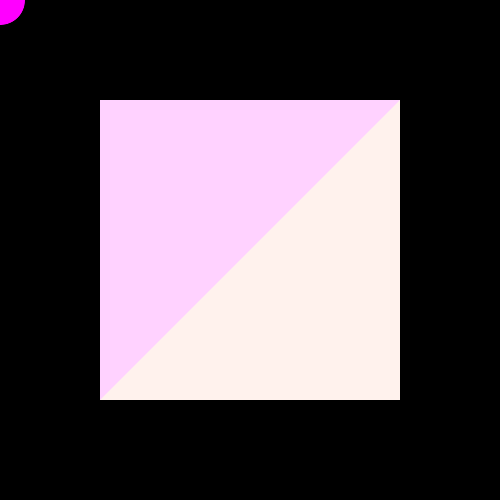
Frame 1 (no input)
Frame 60 (the mouse pressed at the canvas centre just before this capture): identical to frame 1, image omitted
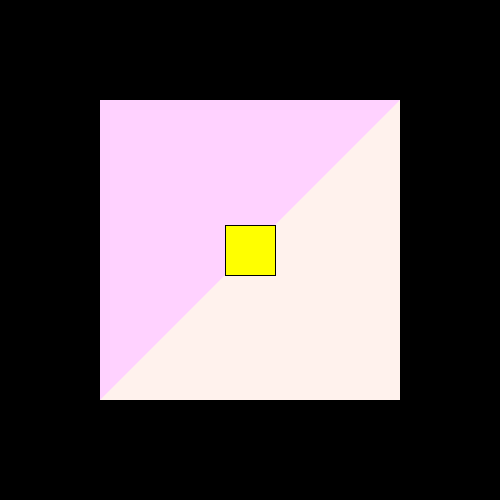
Frame 120 (the mouse held since frame 60 and released just before this capture)

The Processing sketch that drew these frames (run headless with seeded random() and noise(); from frame 60 on, the mouse is pressed at the canvas centre):

// Processing sketch: switching_shape_Day2
// ── switching_shape_Day2.pde
//int i = 251;
int i;

void setup(){
  size(500,500);
  //background(255);
}

void draw(){
background(0); //clean up

i = mouseX;

rectMode(CENTER);
noStroke();
fill(255,242,237);
rect(width/2,height/2,300,300);

fill(255,210,255);
triangle(100, 400, 100, 100, 400, 100); // (x,y,x,y,x,y)

fill(255,0,255);
ellipse(mouseX,mouseY,50,50);

stroke(1);
//line(pmouseX,pmouseY,100,100); //(x,y,x,y),p---draw
line(pmouseX,pmouseY,mouseX,mouseY);
//line(mouseX,mouseY,mouseX,mouseY);

  if(i < width/2 ){
  //this works!  you just have to remember that you set i = 0, so it will always be less than
  //width/2 (which is 250), try setting i = 251 and see what happens :)
  //if you wanted i to be more dynamic, try setting i = mouseX or mouseY and see
  //what changes!
  fill(255,0,255);
    ellipse(mouseX,mouseY,50,50);
  }else{    
    fill(255,255,0);
    rect(mouseX,mouseY,50,50);
  }

}
